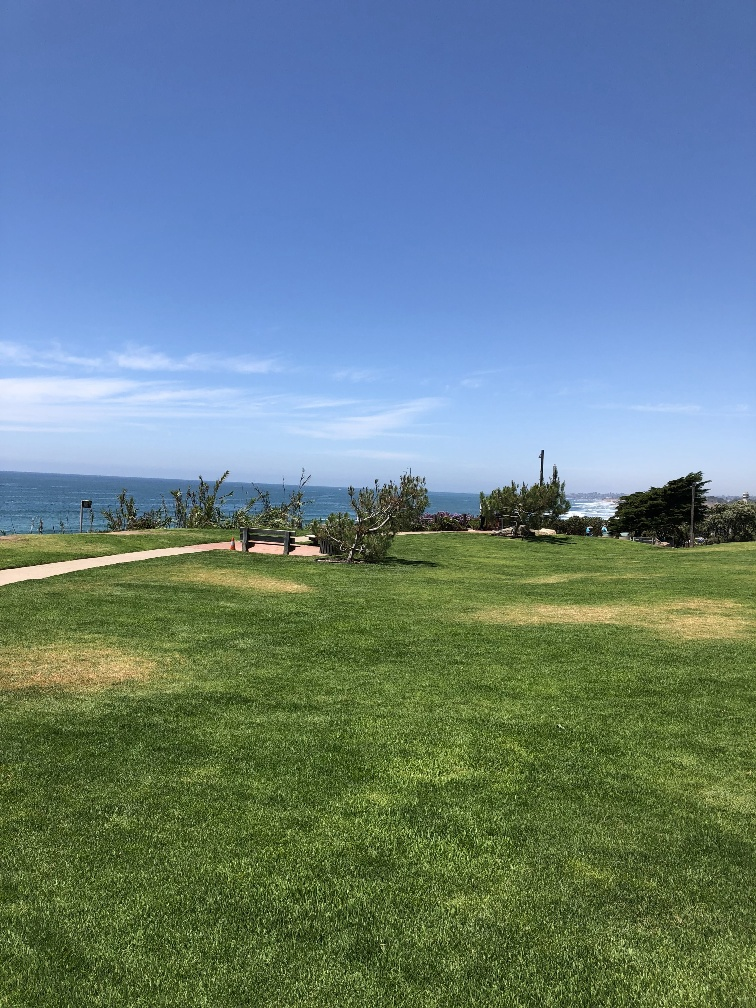
#> input picture project10/scene1.jpg, 756 x 1008 px
$ jupyter execute --allow-errors Panaroma.ipynb   (shell and % lines are left out)
#> lines starting #> are read from the running program, lines starting #| are printed output that depends on the picture
[cell 1]
import cv2
import numpy as np
import matplotlib.pyplot as plt

[cell 2]
import matplotlib
matplotlib.rcParams['figure.figsize'] = (10.0, 10.0)
matplotlib.rcParams['image.cmap'] = 'gray'

[cell 3]
MAX_FEATURES = 500
GOOD_MATCH_PERCENT = 0.15

[cell 4]
# Read reference image
imageFile1 = "scene1.jpg"
print("Reading First image : ", imageFile1)
im1 = cv2.imread(imageFile1, cv2.IMREAD_COLOR)
#> im1 is the input picture: shape (1008, 756, 3); mean B, G, R 131.1, 128.6, 103.6

[cell 5]
# Read image to be aligned
imageFile2 =  "scene3.jpg"
print("Reading Second Image : ", imageFile2);
im2 = cv2.imread(imageFile2, cv2.IMREAD_COLOR)
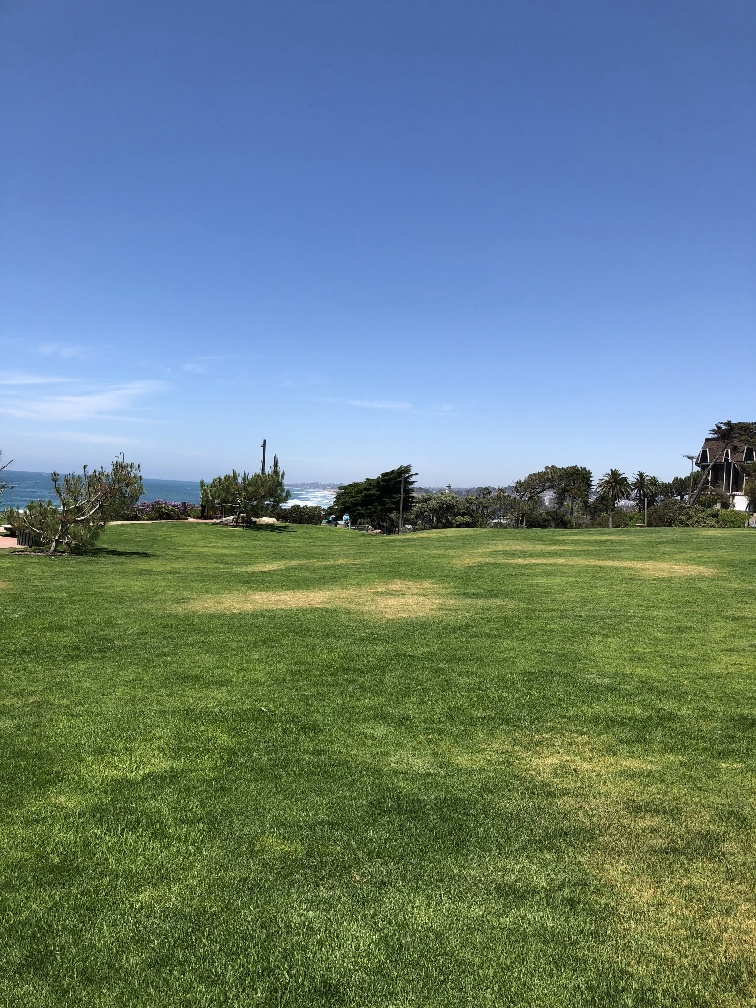
#> input picture project10/scene3.jpg, 756 x 1008 px
#> im2 is the input picture: shape (1008, 756, 3); mean B, G, R 128.7, 128.9, 104.7

[cell 6]
# Convert images to grayscale
im1Gray = cv2.cvtColor(im1, cv2.COLOR_BGR2GRAY)
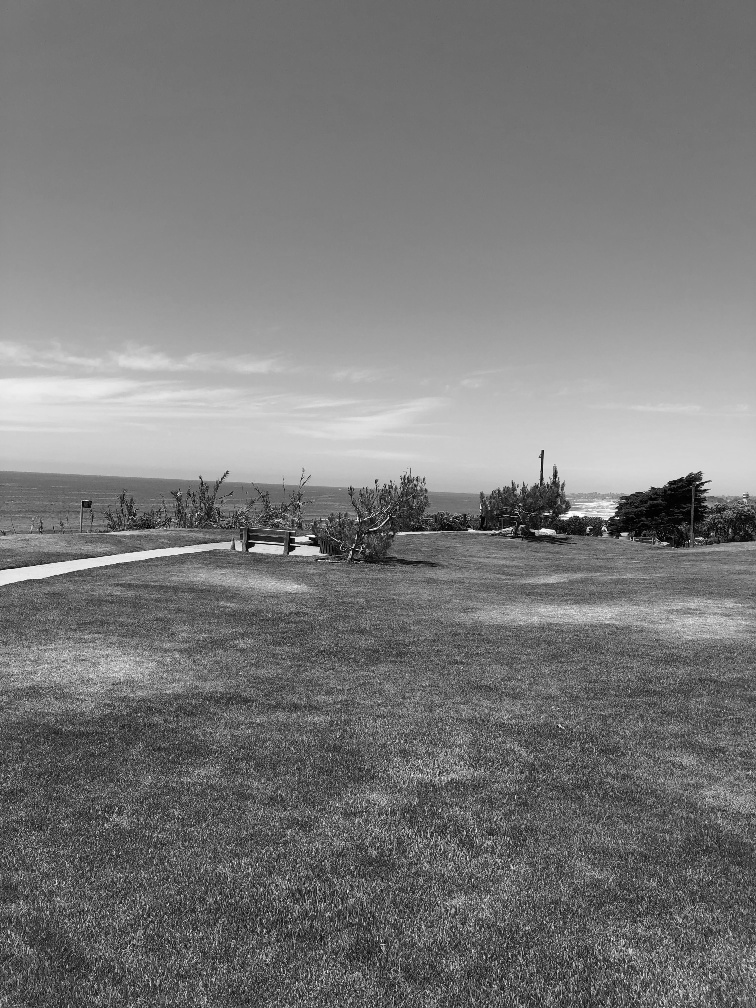
#> im1Gray: shape (1008, 756); min 0, max 254, mean 121.4
im2Gray = cv2.cvtColor(im2, cv2.COLOR_BGR2GRAY)
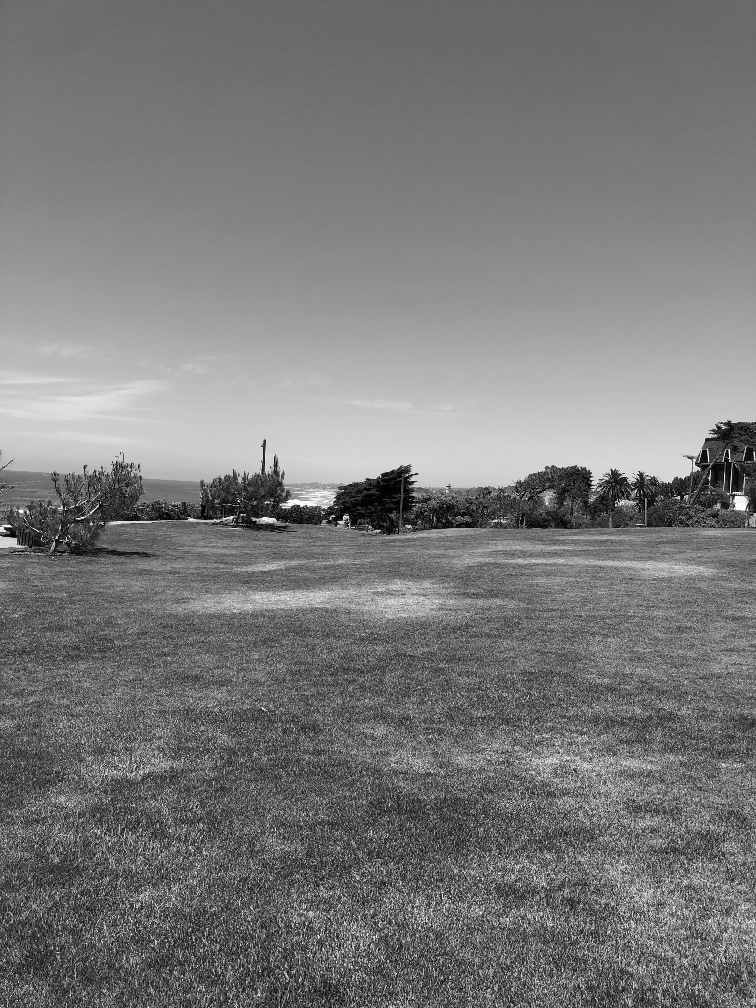
#> im2Gray: shape (1008, 756); min 0, max 254, mean 121.6

# Detect ORB features and compute descriptors.
orb = cv2.ORB_create(MAX_FEATURES)
keypoints1, descriptors1 = orb.detectAndCompute(im1Gray, None)
#> keypoints1 = 500 keypoints; strongest (x, y, size): (311, 538, 31), (295, 540, 31), (250, 549, 31), (292, 537, 31)
keypoints2, descriptors2 = orb.detectAndCompute(im2Gray, None)
#> keypoints2 = 500 keypoints; strongest (x, y, size): (346, 516, 31), (696, 465, 31), (339, 521, 31), (343, 517, 31)

[cell 7]
im1Keypoints = np.array([])
im1Keypoints = cv2.drawKeypoints(im1, keypoints1, im1Keypoints, color=(0,0,255),flags=0)
print("Saving Image with Keypoints")
cv2.imwrite("keypoints.jpg", im1Keypoints)
#> Out = True

[cell 8]
plt.imshow(im1Keypoints[:,:,::-1])
plt.title("Keypoints obtained from the ORB detector")
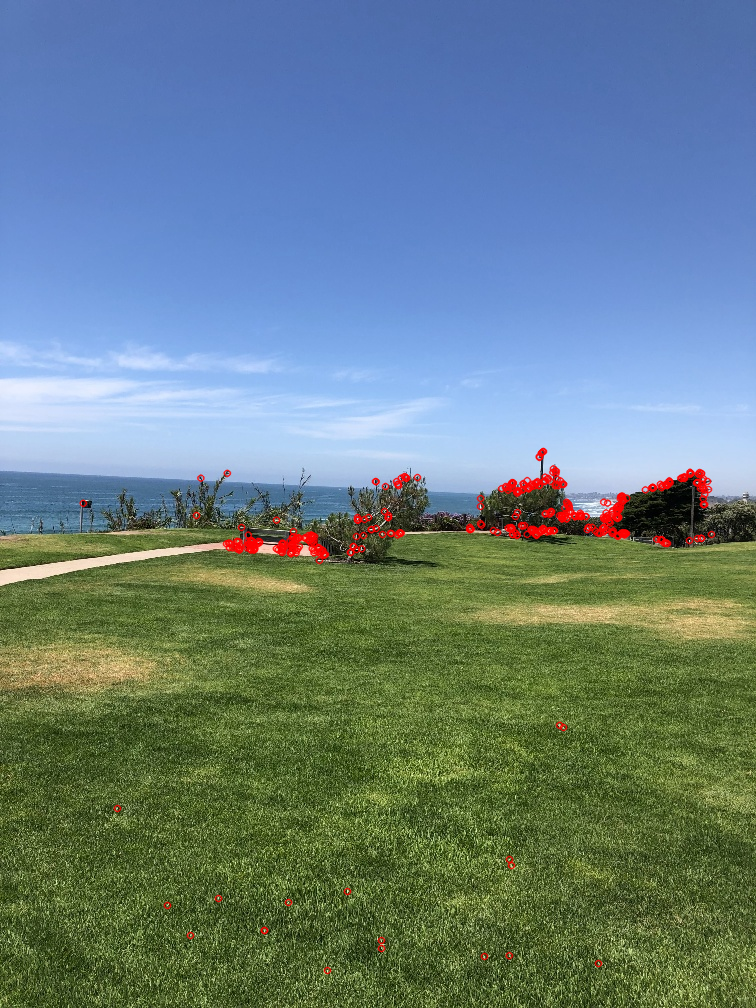
#> shown: shape (1008, 756, 3); mean R, G, B 104.8, 127.8, 130.2

[cell 9]
# Match features.
matcher = cv2.DescriptorMatcher_create(
                cv2.DESCRIPTOR_MATCHER_BRUTEFORCE_HAMMING)
matches = matcher.match(descriptors1, descriptors2, None)
#> matches = 500 matches

# Sort matches by score
#> (the rest of this cell did not finish here and is left out)

[cell 10]
plt.figure(figsize=[15,10])
#> (the rest of this cell did not finish here and is left out)

[cell 11]
points1 = np.zeros((len(matches), 2), dtype=np.float32)
#> points1 = 500 pairs, first value 0 to 0, second value 0 to 0
points2 = np.zeros((len(matches), 2), dtype=np.float32)
#> points2 = 500 pairs, first value 0 to 0, second value 0 to 0

for i, match in enumerate(matches):
    points1[i, :] = keypoints1[match.queryIdx].pt
    points2[i, :] = keypoints2[match.trainIdx].pt
#> after the loop, points1 = 500 pairs, first value 82.8 to 711, second value 451 to 970; points2 = 500 pairs, first value 56.4 to 723, second value 428 to 946

# Find homography
h, mask = cv2.findHomography(points2, points1, cv2.RANSAC)
#> h = [[0.6, -0.0116, 311.5], [-0.244, 0.851, 76.01], [-0.000471, -4.12e-05, 1]]; mask = 500 values, max 1 at index 0, min 0 at index 3, mean 0.392
print("Homograhy matrix \n{}".format(h))
#| Homograhy matrix
#| [[ 6.00200238e-01 -1.16417644e-02  3.11490238e+02]
#|  [-2.43948210e-01  8.50578914e-01  7.60148825e+01]
#|  [-4.71484722e-04 -4.11565981e-05  1.00000000e+00]]

[cell 12]
# Use homography
im1Height, im1Width, channels = im1.shape
#> im1Height = 1008; im1Width = 756; channels = 3
im2Height, im2Width, channels = im2.shape
#> im2Height = 1008; im2Width = 756

im2Aligned = cv2.warpPerspective(im2, h,
                            (im2Width + im1Width, im2Height))
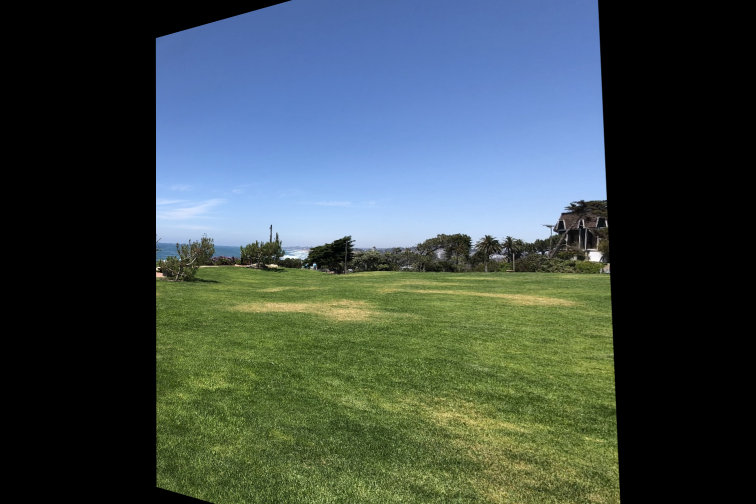
#> im2Aligned: shape (1008, 1512, 3) (shown at 1/2 size); mean B, G, R 77, 77.7, 63.6

[cell 13]
plt.figure(figsize=[15,10])
plt.imshow(im2Aligned[:,:,::-1])
plt.title("Second image aligned to first image obtained using homography and warping")

[cell 14]
# Stitch Image 1 with aligned image 2
stitchedImage = np.copy(im2Aligned)
stitchedImage[0:im1Height,0:im1Width] = im1
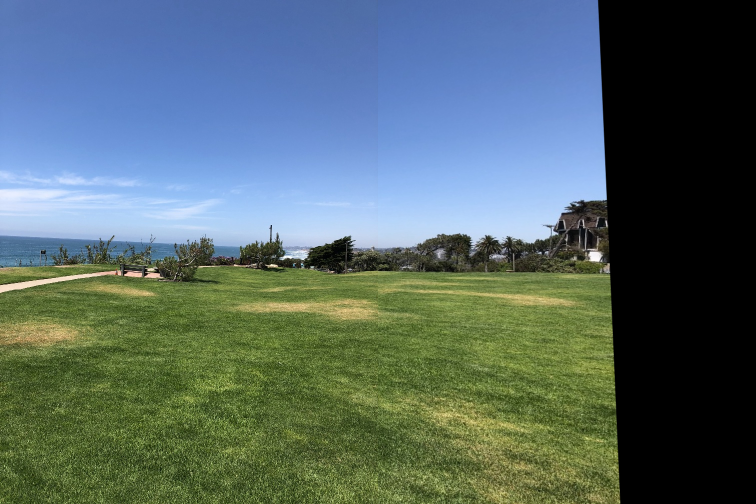
#> stitchedImage: shape (1008, 1512, 3) (shown at 1/2 size); mean B, G, R 105.6, 105.3, 86

[cell 15]
plt.figure(figsize=[15,10])
plt.imshow(stitchedImage[:,:,::-1])
plt.title("Final Stitched Image")
